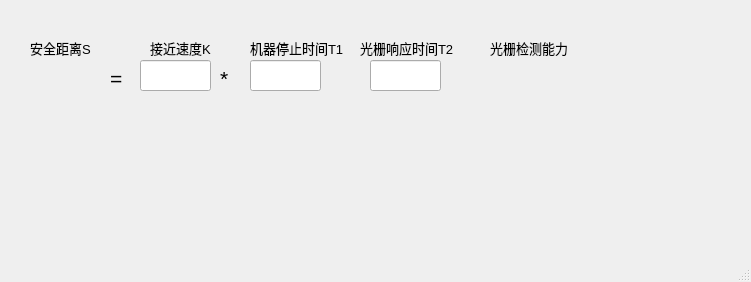
<?xml version="1.0" encoding="UTF-8"?>
<ui version="4.0">
 <class>MainWindow</class>
 <widget class="QMainWindow" name="MainWindow">
  <property name="geometry">
   <rect>
    <x>0</x>
    <y>0</y>
    <width>751</width>
    <height>282</height>
   </rect>
  </property>
  <property name="windowTitle">
   <string>GratingCalc</string>
  </property>
  <widget class="QWidget" name="centralwidget">
   <widget class="QLineEdit" name="lineEdit">
    <property name="geometry">
     <rect>
      <x>140</x>
      <y>60</y>
      <width>71</width>
      <height>31</height>
     </rect>
    </property>
   </widget>
   <widget class="QLabel" name="label">
    <property name="geometry">
     <rect>
      <x>150</x>
      <y>40</y>
      <width>71</width>
      <height>16</height>
     </rect>
    </property>
    <property name="font">
     <font>
      <pointsize>10</pointsize>
     </font>
    </property>
    <property name="text">
     <string>接近速度K</string>
    </property>
   </widget>
   <widget class="QLabel" name="label_2">
    <property name="geometry">
     <rect>
      <x>30</x>
      <y>40</y>
      <width>71</width>
      <height>16</height>
     </rect>
    </property>
    <property name="font">
     <font>
      <pointsize>10</pointsize>
     </font>
    </property>
    <property name="text">
     <string>安全距离S</string>
    </property>
   </widget>
   <widget class="QLabel" name="label_3">
    <property name="geometry">
     <rect>
      <x>250</x>
      <y>40</y>
      <width>101</width>
      <height>16</height>
     </rect>
    </property>
    <property name="font">
     <font>
      <pointsize>10</pointsize>
     </font>
    </property>
    <property name="text">
     <string>机器停止时间T1</string>
    </property>
   </widget>
   <widget class="QLabel" name="label_4">
    <property name="geometry">
     <rect>
      <x>360</x>
      <y>40</y>
      <width>101</width>
      <height>16</height>
     </rect>
    </property>
    <property name="font">
     <font>
      <pointsize>10</pointsize>
     </font>
    </property>
    <property name="text">
     <string>光栅响应时间T2</string>
    </property>
   </widget>
   <widget class="QLabel" name="label_5">
    <property name="geometry">
     <rect>
      <x>490</x>
      <y>40</y>
      <width>81</width>
      <height>16</height>
     </rect>
    </property>
    <property name="font">
     <font>
      <pointsize>10</pointsize>
     </font>
    </property>
    <property name="text">
     <string>光栅检测能力</string>
    </property>
   </widget>
   <widget class="QLabel" name="label_6">
    <property name="geometry">
     <rect>
      <x>110</x>
      <y>70</y>
      <width>21</width>
      <height>16</height>
     </rect>
    </property>
    <property name="font">
     <font>
      <pointsize>16</pointsize>
     </font>
    </property>
    <property name="text">
     <string>=</string>
    </property>
   </widget>
   <widget class="QLineEdit" name="lineEdit_2">
    <property name="geometry">
     <rect>
      <x>250</x>
      <y>60</y>
      <width>71</width>
      <height>31</height>
     </rect>
    </property>
   </widget>
   <widget class="QLineEdit" name="lineEdit_3">
    <property name="geometry">
     <rect>
      <x>370</x>
      <y>60</y>
      <width>71</width>
      <height>31</height>
     </rect>
    </property>
   </widget>
   <widget class="QLabel" name="label_7">
    <property name="geometry">
     <rect>
      <x>220</x>
      <y>70</y>
      <width>21</width>
      <height>16</height>
     </rect>
    </property>
    <property name="font">
     <font>
      <pointsize>16</pointsize>
     </font>
    </property>
    <property name="text">
     <string>*</string>
    </property>
   </widget>
  </widget>
  <widget class="QMenuBar" name="menubar">
   <property name="geometry">
    <rect>
     <x>0</x>
     <y>0</y>
     <width>751</width>
     <height>21</height>
    </rect>
   </property>
  </widget>
  <widget class="QStatusBar" name="statusbar"/>
 </widget>
 <resources/>
 <connections/>
</ui>
